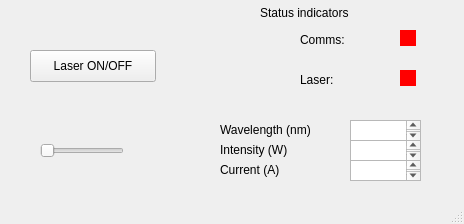
<?xml version="1.0" encoding="UTF-8"?>
<ui version="4.0">
 <class>LaserController</class>
 <widget class="QMainWindow" name="LaserController">
  <property name="geometry">
   <rect>
       <x>0</x>
       <y>0</y>
       <width>464</width>
       <height>224</height>
   </rect>
  </property>
  <property name="windowTitle">
   <string notr="true">Obis Laser Controller</string>
  </property>
  <property name="toolTip">
   <string notr="true"/>
  </property>
  <property name="dockNestingEnabled">
   <bool>true</bool>
  </property>
  <widget class="QWidget" name="centralwidget">
   <widget class="QWidget" name="widget" native="true">
    <property name="geometry">
     <rect>
      <x>220</x>
      <y>0</y>
      <width>201</width>
      <height>184</height>
     </rect>
    </property>
    <widget class="MyLabel" name="indicators">
     <property name="geometry">
      <rect>
       <x>40</x>
       <y>3</y>
       <width>121</width>
       <height>20</height>
      </rect>
     </property>
     <property name="text">
      <string>Status indicators</string>
     </property>
    </widget>
    <widget class="MyLabel" name="wavelength_label">
     <property name="geometry">
      <rect>
       <x>0</x>
       <y>120</y>
       <width>111</width>
       <height>20</height>
      </rect>
     </property>
     <property name="text">
      <string>Wavelength (nm)</string>
     </property>
    </widget>
    <widget class="MyTextBrowser" name="wlength_display">
     <property name="geometry">
      <rect>
       <x>130</x>
       <y>120</y>
       <width>71</width>
       <height>21</height>
      </rect>
     </property>
    </widget>
    <widget class="MyLabel" name="int_display_2">
     <property name="geometry">
      <rect>
       <x>0</x>
       <y>140</y>
       <width>111</width>
       <height>20</height>
      </rect>
     </property>
     <property name="text">
      <string>Intensity (W)</string>
     </property>
    </widget>
    <widget class="MyTextBrowser" name="int_display">
     <property name="geometry">
      <rect>
       <x>130</x>
       <y>140</y>
       <width>71</width>
       <height>21</height>
      </rect>
     </property>
    </widget>
    <widget class="MyLabel" name="cur_label">
     <property name="geometry">
      <rect>
       <x>0</x>
       <y>160</y>
       <width>111</width>
       <height>20</height>
      </rect>
     </property>
     <property name="text">
      <string>Current (A)</string>
     </property>
    </widget>
    <widget class="MyTextBrowser" name="cur_display">
     <property name="geometry">
      <rect>
       <x>130</x>
       <y>160</y>
       <width>71</width>
       <height>21</height>
      </rect>
     </property>
    </widget>
    <widget class="MyIndicator" name="comms_onoff">
     <property name="geometry">
      <rect>
       <x>180</x>
       <y>30</y>
       <width>16</width>
       <height>16</height>
      </rect>
     </property>
     <property name="styleSheet">
      <string notr="true">QLabel{background-color: red;}</string>
     </property>
     <property name="text">
      <string/>
     </property>
    </widget>
    <widget class="MyLabel" name="comms_label">
     <property name="geometry">
      <rect>
       <x>80</x>
       <y>30</y>
       <width>61</width>
       <height>20</height>
      </rect>
     </property>
     <property name="text">
      <string>Comms:</string>
     </property>
    </widget>
    <widget class="MyLabel" name="laser_label">
     <property name="geometry">
      <rect>
       <x>80</x>
       <y>70</y>
       <width>61</width>
       <height>20</height>
      </rect>
     </property>
     <property name="text">
      <string>Laser:</string>
     </property>
    </widget>
    <widget class="MyIndicator" name="laser_onoff">
     <property name="geometry">
      <rect>
       <x>180</x>
       <y>70</y>
       <width>16</width>
       <height>16</height>
      </rect>
     </property>
     <property name="styleSheet">
      <string notr="true">QLabel{background-color: red;}</string>
     </property>
     <property name="text">
      <string/>
     </property>
    </widget>
   </widget>
   <widget class="MyPushButton" name="pushButton">
    <property name="geometry">
     <rect>
      <x>30</x>
      <y>50</y>
      <width>126</width>
      <height>32</height>
     </rect>
    </property>
    <property name="text">
     <string>Laser ON/OFF</string>
    </property>
   </widget>
   <widget class="QSlider" name="horizontalSlider">
    <property name="geometry">
     <rect>
      <x>40</x>
      <y>140</y>
      <width>84</width>
      <height>22</height>
     </rect>
    </property>
    <property name="toolTip">
     <string notr="true"/>
    </property>
    <property name="orientation">
     <enum>Qt::Horizontal</enum>
    </property>
   </widget>
  </widget>
  <widget class="QStatusBar" name="statusbar"/>
 </widget>
    <customwidgets>
        <customwidget>
            <class>MyLabel</class>
            <extends>QLabel</extends>
            <header location="global">BaseClasses.py</header>
        </customwidget>
        <customwidget>
            <class>MyPushButton</class>
            <extends>QPushButton</extends>
            <header location="global">Graphics.BaseClasses</header>
        </customwidget>
        <customwidget>
            <class>MyTextBrowser</class>
            <extends>QTextBrowser</extends>
            <header location="global">Graphics.BaseClasses</header>
        </customwidget>
        <customwidget>
            <class>MyIndicator</class>
            <extends>QLabel</extends>
   <header location="global">Graphics.BaseClasses</header>
  </customwidget>
 </customwidgets>
 <resources/>
 <connections/>
</ui>
